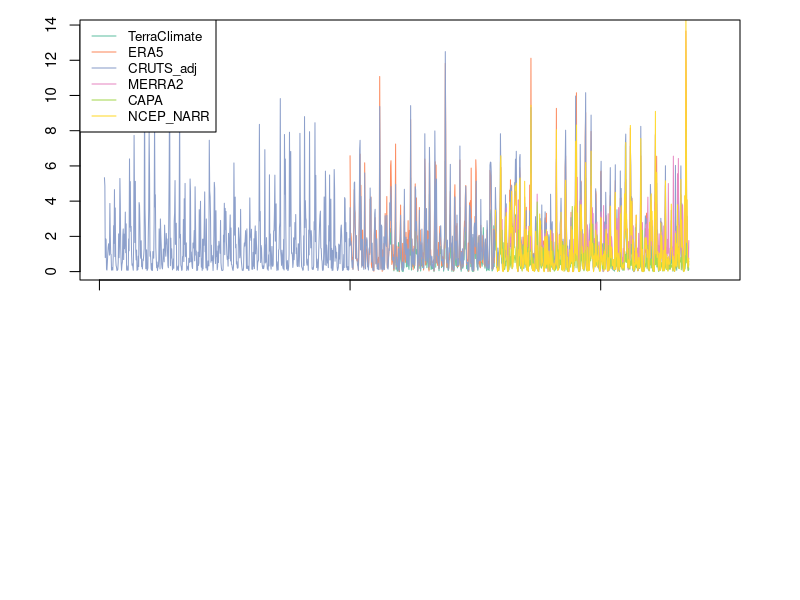

Recreate this plot in R.
library(RColorBrewer)

### Mono Lake Stage-Storage-Area-Salinity Curves ###
wdir = paste("C:/Users/manis/OneDrive - Umich/Documents/PersonalMonoLakePlayground/DataOrganization")
indir = paste("C:/Users/manis/OneDrive - Umich/Documents/PersonalMonoLakePlayground/DataOrganization")
outdir = paste("C:/Users/manis/OneDrive - Umich/Documents/PersonalMonoLakePlayground/DataOrganization")

setwd(indir)
## Takes a y vector, returns start and end points of data and number of segments
where2plot <- function(datavector){
  ireal <- which(!is.na(datavector))
  ipts <- c()
  icount <- 0
  for (i in 1:length(ireal)){
    if (ireal[i]>1 && ireal[i]<length(datavector)&& is.na(datavector[ireal[i]-1]) || is.na(datavector[ireal[i]+1])){
      icount = icount + 1
      ipts[icount] = ireal[i]
    }
    if (ireal[i]>1 && ireal[i]<length(datavector)&& is.na(datavector[ireal[i]-1]) && is.na(datavector[ireal[i]+1])){
      print("CONTAINS INDIVIDUAL DATA POINTS. CHANGE FUNCTION.")
      break
    }
    else if (ireal[i]==1){
      print("added")
      icount=icount+1
      ipts[1]=0
      
    }
  }
  inum = length(ipts)/2
  isrtpts = ipts[c(TRUE,FALSE)]
  iendpts = ipts[c(FALSE, TRUE)]
  if (is.na(iendpts)){
    iendpts=length(datavector)
  }
  iret = list(Startpts = isrtpts, Endpts = iendpts, segNum = inum)
  return(iret)
}



overlap <- function(P,E,NR,D){
  start = min(which(!is.na(P) & !is.na(E) & !is.na(NR) & !is.na(D)))
  end = max(which(!is.na(P) & !is.na(E) & !is.na(NR) & !is.na(D)))
  iret = list(Startpt = start, Endpt = end)
}


##########
### Summing
##########
par(mfrow=c(2,1))
par(mar = c(0,0,0,0))
par(oma = c(3,4,1,3))
y = data.frame(read.csv("Precipitation_global.csv"))
y[,1] = as.Date(as.character(y[,1]), tryFormats=c("%m/%d/%Y"))
startMo = y$Date[1]
endMo = y$Date[length(y$Date)]
xpol = c(startMo, startMo,endMo,endMo)

## Precip

cols <- brewer.pal(length(y),'Set2')
# Precip
plot(c(0), c(0), type = "n", col = 8, lwd = 3, axes = FALSE,
     ylim = c(min(y[,4], na.rm=T),max(y[,4], na.rm=T))*1.1, xlim = c(startMo, endMo))
legend=array(NA)
for (i in 2:7) {

  p1start1 = 0
  p1end1 = 1400
  lines(y$Date[p1start1:p1end1], y[,i][p1start1:p1end1], col = cols[i-1],  lwd = 1)
  legend[i-1]=colnames(y)[i]
}
axis(2, labels=T, cex.axis = 0.9)
axis.Date(1, y$Date, cex=0.9, labels=F)
box()
legend("topleft", legend = legend, lty=c(1), 
       col=cols, cex=0.8)
